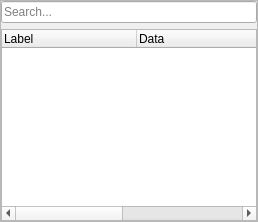
  <widget class="QDockWidget" name="dockWidget_4">
   <property name="features">
    <set>QDockWidget::DockWidgetFeature::DockWidgetMovable</set>
   </property>
   <property name="allowedAreas">
    <set>Qt::DockWidgetArea::BottomDockWidgetArea|Qt::DockWidgetArea::LeftDockWidgetArea|Qt::DockWidgetArea::RightDockWidgetArea</set>
   </property>
   <property name="windowTitle">
    <string>Hierarchy</string>
   </property>
   <attribute name="dockWidgetArea">
    <number>2</number>
   </attribute>
   <widget class="QWidget" name="dockWidgetContents_2">
    <layout class="QVBoxLayout" name="verticalLayout_8">
     <property name="leftMargin">
      <number>0</number>
     </property>
     <property name="topMargin">
      <number>0</number>
     </property>
     <property name="rightMargin">
      <number>0</number>
     </property>
     <property name="bottomMargin">
      <number>0</number>
     </property>
     <item>
      <widget class="QFrame" name="frame_2">
       <property name="frameShape">
        <enum>QFrame::Shape::StyledPanel</enum>
       </property>
       <property name="frameShadow">
        <enum>QFrame::Shadow::Raised</enum>
       </property>
       <property name="lineWidth">
        <number>0</number>
       </property>
       <layout class="QVBoxLayout" name="verticalLayout_3">
        <property name="leftMargin">
         <number>0</number>
        </property>
        <property name="topMargin">
         <number>0</number>
        </property>
        <property name="rightMargin">
         <number>0</number>
        </property>
        <property name="bottomMargin">
         <number>0</number>
        </property>
        <item>
         <widget class="QLineEdit" name="tree_hierarchy_search_bar_widget">
          <property name="placeholderText">
           <string>Search...</string>
          </property>
         </widget>
        </item>
        <item>
         <widget class="QTreeWidget" name="tree_hierarchy_widget">
          <property name="dragEnabled">
           <bool>true</bool>
          </property>
          <property name="dragDropOverwriteMode">
           <bool>true</bool>
          </property>
          <property name="dragDropMode">
           <enum>QAbstractItemView::DragDropMode::InternalMove</enum>
          </property>
          <property name="defaultDropAction">
           <enum>Qt::DropAction::MoveAction</enum>
          </property>
          <property name="alternatingRowColors">
           <bool>true</bool>
          </property>
          <property name="selectionMode">
           <enum>QAbstractItemView::SelectionMode::ExtendedSelection</enum>
          </property>
          <property name="uniformRowHeights">
           <bool>true</bool>
          </property>
          <property name="allColumnsShowFocus">
           <bool>false</bool>
          </property>
          <property name="wordWrap">
           <bool>false</bool>
          </property>
          <property name="headerHidden">
           <bool>false</bool>
          </property>
          <property name="columnCount">
           <number>4</number>
          </property>
          <attribute name="headerVisible">
           <bool>true</bool>
          </attribute>
          <attribute name="headerCascadingSectionResizes">
           <bool>false</bool>
          </attribute>
          <attribute name="headerMinimumSectionSize">
           <number>100</number>
          </attribute>
          <attribute name="headerDefaultSectionSize">
           <number>135</number>
          </attribute>
          <attribute name="headerShowSortIndicator" stdset="0">
           <bool>false</bool>
          </attribute>
          <attribute name="headerStretchLastSection">
           <bool>true</bool>
          </attribute>
          <column>
           <property name="text">
            <string notr="true">Label</string>
           </property>
          </column>
          <column>
           <property name="text">
            <string>Data</string>
           </property>
          </column>
          <column>
           <property name="text">
            <string>Class</string>
           </property>
          </column>
          <column>
           <property name="text">
            <string>ID</string>
           </property>
          </column>
         </widget>
        </item>
       </layout>
      </widget>
     </item>
    </layout>
   </widget>
  </widget>
